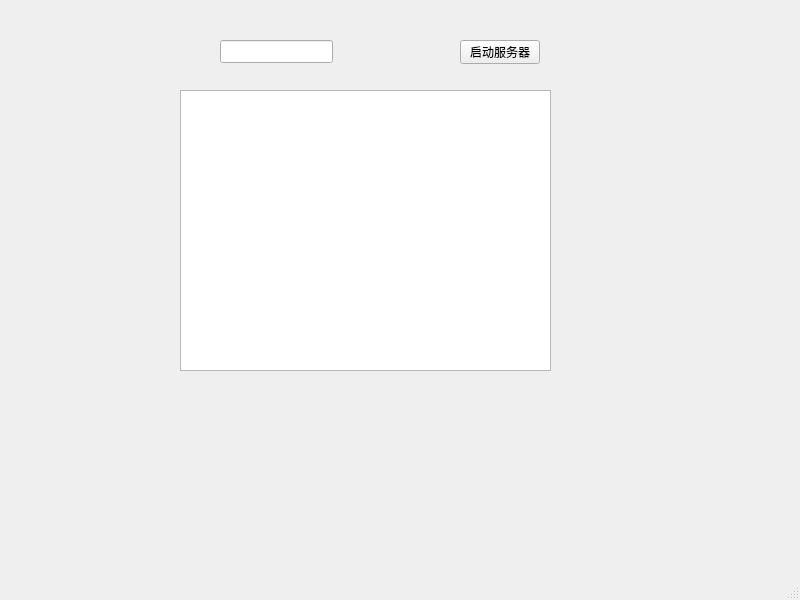
<?xml version="1.0" encoding="UTF-8"?>
<ui version="4.0">
 <class>MainWindow</class>
 <widget class="QMainWindow" name="MainWindow">
  <property name="geometry">
   <rect>
    <x>0</x>
    <y>0</y>
    <width>800</width>
    <height>600</height>
   </rect>
  </property>
  <property name="windowTitle">
   <string>MainWindow</string>
  </property>
  <widget class="QWidget" name="centralwidget">
   <widget class="QPushButton" name="StartServer">
    <property name="geometry">
     <rect>
      <x>460</x>
      <y>40</y>
      <width>80</width>
      <height>24</height>
     </rect>
    </property>
    <property name="text">
     <string>启动服务器</string>
    </property>
   </widget>
   <widget class="QPlainTextEdit" name="plainTextEdit">
    <property name="geometry">
     <rect>
      <x>180</x>
      <y>90</y>
      <width>371</width>
      <height>281</height>
     </rect>
    </property>
   </widget>
   <widget class="QLineEdit" name="lineEdit">
    <property name="geometry">
     <rect>
      <x>220</x>
      <y>40</y>
      <width>113</width>
      <height>23</height>
     </rect>
    </property>
   </widget>
  </widget>
  <widget class="QMenuBar" name="menubar">
   <property name="geometry">
    <rect>
     <x>0</x>
     <y>0</y>
     <width>800</width>
     <height>21</height>
    </rect>
   </property>
  </widget>
  <widget class="QStatusBar" name="statusbar"/>
 </widget>
 <resources/>
 <connections/>
</ui>
